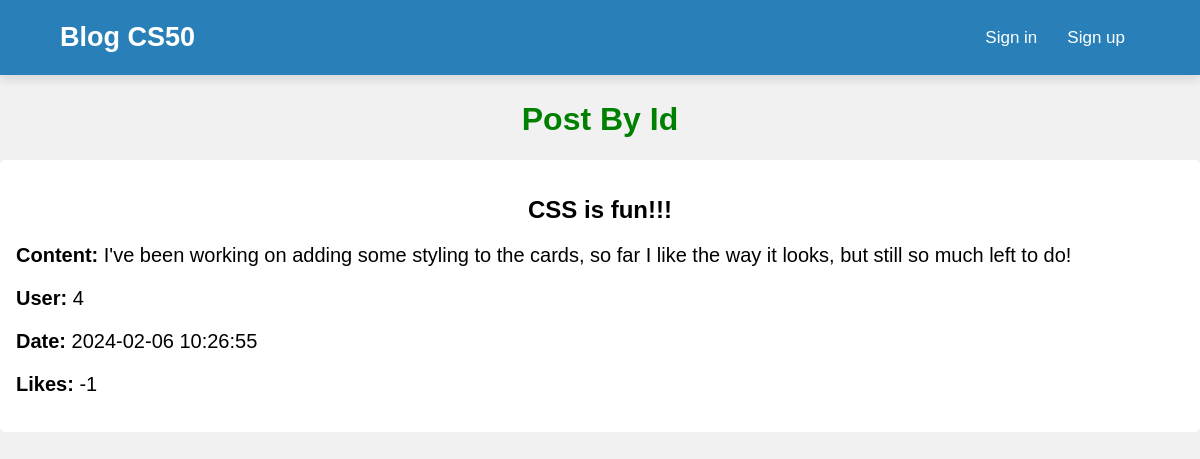
Page /post/3 on the earlier database version.
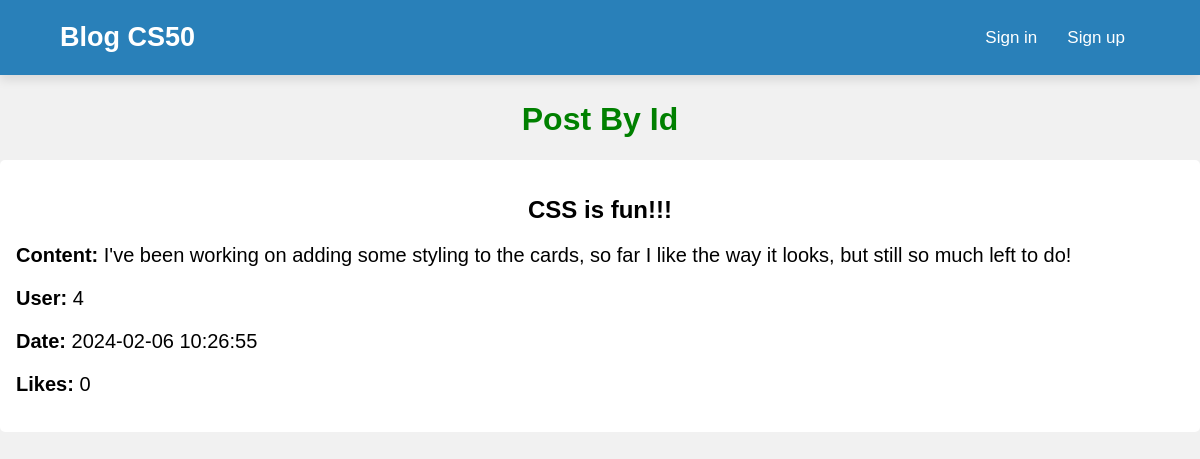
Same page on the later database version.
### tables this page shows
CREATE TABLE posts (
    post_id INTEGER PRIMARY KEY AUTOINCREMENT,
    user_id INTEGER NOT NULL,
    title TEXT NOT NULL DEFAULT 'Default Title',
    content TEXT NOT NULL,
    likes INTEGER DEFAULT 0,
    created_at TIMESTAMP DEFAULT CURRENT_TIMESTAMP,
    FOREIGN KEY (user_id) REFERENCES users(id)
);

### app.py (the view)
@app.route("/post/<int:post_id>", methods=["GET"])
def view_post(post_id):
    post = db.execute("SELECT * FROM posts WHERE post_id = :post_id", post_id=post_id)
    return render_template("postById.html", post=post)

### templates/postById.html (shortened to what this page needs)
{% extends "layout.html" %}
{% block main %}
<div class="loginMain">
    <h1>Post By Id</h1>
    {% for post in post %}
    <div class="description">
        <h2>{{ post.title }}</h2>
        <p><strong>Content:</strong> {{ post.content }}</p>
        <p><strong>User:</strong> {{ post.user_id }}</p>
        <p><strong>Date:</strong> {{ post.created_at }}</p>
        <p><strong>Likes:</strong> {{ post.likes }}</p>
    </div>
    {% else %}
    <p>Post not found</p>
    {% endfor %}
</div>
{% endblock %}

Differences in the rows shown:
changed posts "CSS is fun!!!": likes "-1" → "0"
